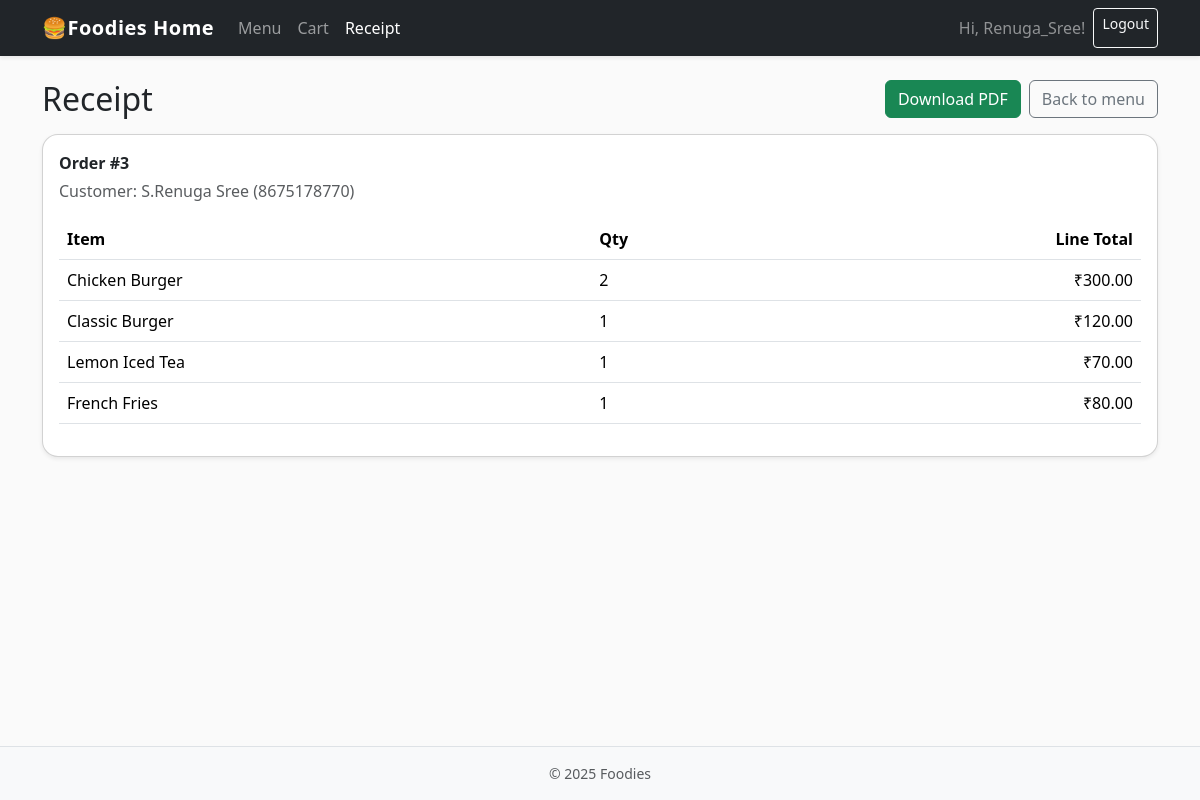
/receipt/3/ (signed in), run on the app's committed database.
### orders/models.py (models this page shows, shortened)
class Order(models.Model):
    customer = models.ForeignKey(Customer, on_delete=models.SET_NULL, null=True, blank=True)
    created_at = models.DateTimeField(auto_now_add=True)
    @property
    def subtotal(self):
        return sum(line.line_total for line in self.lines.all())

class Customer(models.Model):
    user = models.OneToOneField(User, on_delete=models.CASCADE, null=True, blank=True)
    name = models.CharField(max_length=100)
    phone = models.CharField(max_length=15)
    class Meta:
        constraints = [
            models.UniqueConstraint(fields=['name', 'phone'], name='unique_customer')
        ]

class OrderLine(models.Model):
    order = models.ForeignKey(Order, on_delete=models.CASCADE, related_name='lines')
    item = models.ForeignKey(MenuItem, on_delete=models.CASCADE)
    qty = models.PositiveIntegerField(default=1)
    @property
    def line_total(self):
        return self.item.price * self.qty

class MenuItem(models.Model):
    id = models.CharField(primary_key=True, max_length=100)
    name = models.CharField(max_length=100)
    price = models.DecimalField(max_digits=10, decimal_places=2)
    category = models.CharField(max_length=35)
    is_veg = models.BooleanField(default=True)
    image = models.ImageField(upload_to='menu_images/')

### orders/views.py (the view)
# urls.py: path("receipt/<int:order_id>/", views.receipt, name="receipt"),
def receipt(request, order_id):
    order = get_object_or_404(
        Order.objects.prefetch_related(
            Prefetch("lines", queryset=OrderLine.objects.select_related("item"))
        ),
        id=order_id,
    )
    adjustments = compute_adjustments(order)
    total = compute_total(order)
    return render(
        request,
        "orders/receipt.html",
        {"order": order, "adjustments": adjustments, "total": total},
    )

### orders/pricing.py (called while the page is built)
def as_money(value) -> Decimal:
    if not isinstance(value, Decimal):
        value = Decimal(str(value))
    return value.quantize(MONEY_QUANT, rounding=ROUND_HALF_UP)

def compute_adjustments(order) -> List[tuple[str, Decimal]]:
    return [rule.apply(order) for rule in PRICING_RULES]

def compute_total(order) -> Decimal:
    total = as_money(order.subtotal)
    for _, delta in compute_adjustments(order):
        total = as_money(total + delta)
    return total

    def apply(self, order):
        tax = as_money(order.subtotal * self.rate)
        return (self.label, tax)

    def apply(self, order):
        if order.subtotal >= self.threshold:
            discount = as_money(order.subtotal * self.percent) * Decimal("-1")
            return (self.label, discount)
        return (self.label, Decimal("0"))

    def apply(self, order):
        line = next((l for l in order.lines.all() if l.item.id == self.item_id), None)
        if not line:
            return (self.label, Decimal("0"))
        group = self.x + self.y
        free_units = (line.qty // group) * self.y
        discount = as_money(line.item.price * free_units) * Decimal("-1")
        return (self.label, discount if free_units > 0 else Decimal("0"))

### orders/templates/orders/receipt.html
{% extends 'orders/base.html' %}
{% block content %}
<div class="d-flex align-items-center justify-content-between mb-3">
  <h2 class="m-0">Receipt</h2>
  <div class="d-flex gap-2">
    <a class="btn btn-success" href="{% url 'receipt_pdf' order.id %}">Download PDF</a>
    <a class="btn btn-outline-secondary" href="{% url 'menu' %}">Back to menu</a>
  </div>
</div>
<div class="card shadow-sm">
  <div class="card-body">
    <p class="mb-1"><strong>Order #{{ order.id }}</strong></p>
    <p class="text-muted">Customer: {{ order.customer.name }} ({{ order.customer.phone }})</p>
    <div class="table-responsive">
      <table class="table">
        <thead><tr><th>Item</th><th>Qty</th><th class="text-end">Line Total</th></tr></thead>
        <tbody>
          {% for line in order.lines.all %}
          <tr>
            <td>{{ line.item.name }}</td>
            <td>{{ line.qty }}</td>
            <td class="text-end">₹{{ line.line_total }}</td>
          </tr>
          {% endfor %}
        </tbody>
      </table>
    </div>
  </div>
</div>
{% endblock %}

### orders/templates/orders/base.html (shortened to what this page needs)
{% load static %}
<!doctype html>
<html lang="en">
<head>
  <link href="https://cdn.jsdelivr.net/npm/bootstrap@5.3.3/dist/css/bootstrap.min.css" rel="stylesheet">
  <link href="{% static 'app.css' %}" rel="stylesheet">
</head>
<body>
<nav class="navbar navbar-expand-lg navbar-dark bg-dark sticky-top shadow-sm">
  <div class="container">
    <a class="navbar-brand fw-semibold" href="{% url 'menu' %}">🍔Foodies Home</a>
    <div id="nav" class="collapse navbar-collapse">
      <ul class="navbar-nav me-auto">
        <li class="nav-item">
          <a class="nav-link {% if request.resolver_match.url_name == 'menu' %}active{% endif %}" href="{% url 'menu' %}">Menu</a>
        </li>
        <li class="nav-item">
          <a class="nav-link {% if request.resolver_match.url_name == 'cart' %}active{% endif %}" href="{% url 'cart' %}">Cart</a>
        </li>
        {% if request.resolver_match.url_name == 'receipt' %}
        <li class="nav-item">
          <span class="nav-link active">Receipt</span>
        </li>
        {% endif %}
      </ul>
      <div class="d-flex gap-2">
        {% if user.is_authenticated %}
          <span class="navbar-text text-white-50">Hi, {{ user.username }}!</span>
          <a class="btn btn-outline-light btn-sm" href="{% url 'logout' %}">Logout</a>
        {% else %}
          <a class="btn btn-outline-light btn-sm" href="{% url 'login' %}">Login</a>
          <a class="btn btn-primary btn-sm" href="{% url 'signup' %}">Sign up</a>
        {% endif %}
      </div>
    </div>
  </div>
</nav>
<main class="container my-4">
  {% block content %}{% endblock %}
</main>
<footer class="py-3 bg-light border-top">
  <div class="container small text-muted text-center">
    <span>© {% now "Y" %} Foodies</span>
  </div>
</footer>
</body>
</html>

### static/app.css (style rules this page uses)
body { background-color: #fafafa; }
.card { border-radius: 1rem; }
.navbar-brand { letter-spacing: .5px; }

### orders/templates/orders/base.html (style rules this page uses)
html, body { height: 100%; }
body { display: flex; flex-direction: column; }
main { flex: 1; }

### data on the page
Order: id "3", customer.name "S.Renuga Sree", customer.phone "8675178770"
OrderLine: item.name "Chicken Burger", qty "2", line_total "300.00"
OrderLine: item.name "Classic Burger", qty "1", line_total "120.00"
OrderLine: item.name "Lemon Iced Tea", qty "1", line_total "70.00"
OrderLine: item.name "French Fries", qty "1", line_total "80.00"

### other printed values
{{ user.username }} "Renuga_Sree"
